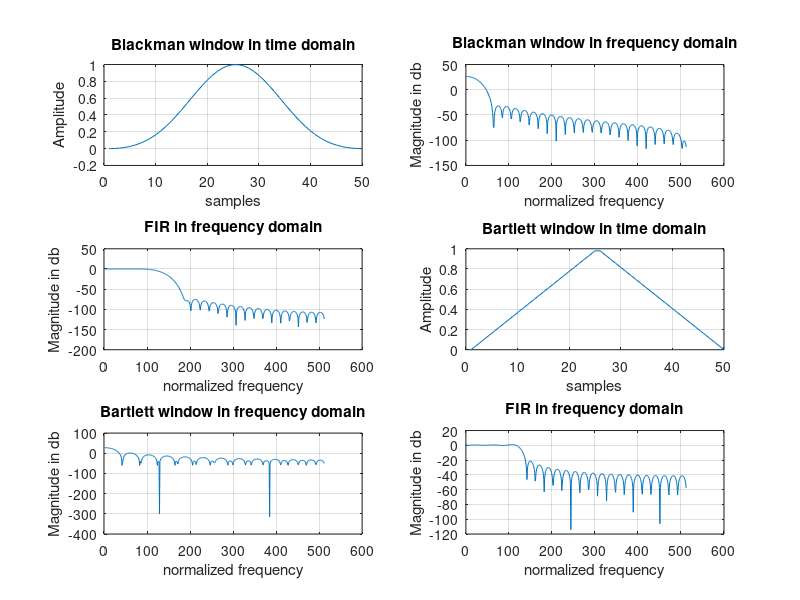

Recreate this plot in MATLAB.
%Name : Devashish Dewalkar
%Batch: K5
%Rollno: 32117


%title : FIR filter response using Hanning.
 
clear all;
 
wc = 0.25;
l = 50;
p = hann(l);
 
%subplot(3,2,1);

plot(p);
grid on;
title('Hanning window in time domain');
xlabel('samples');
ylabel('Amplitude');
 
r = freqz(p);
q = 20*log10(abs(r));
 
%subplot(3,2,2);
plot(q);
grid on;
title('Hanning window in frequency domain');
xlabel('normalized frequency');
ylabel('Magnitude in db');
 
w = fir1(l-1, wc, p);
 
z = freqz(w);
y = 20*log10(abs(z));
 
%subplot(3,2,3);
plot(y);
grid on;
title('FIR in frequency domain');
xlabel('normalized frequency');
ylabel('Magnitude in db');


%title : FIR filter response using Hamming.
 
clear all;
 
wc = 0.25;
l = 50;
p = hamming(l);
 
%subplot(3,2,4);
plot(p);
grid on;
title('Hamming window in time domain');
xlabel('samples');
ylabel('Amplitude');
 
r = freqz(p);
q = 20*log10(abs(r));
 
%subplot(3,2,5);
plot(q);
grid on;
title('Hamming window in frequency domain');
xlabel('normalized frequency');
ylabel('Magnitude in db');
 
w = fir1(l-1, wc, p);
 
z = freqz(w);
y = 20*log10(abs(z));
 
%subplot(3,2,6);
plot(y);
grid on;
title('FIR in frequency domain');
xlabel('normalized frequency');
ylabel('Magnitude \n in \n db');
 
 


 %title : FIR filter response using Blackman.
 
clear all;
 
wc = 0.25;
l = 50;
p = blackman(l);
 
subplot(3,2,1);
plot(p);
grid on;
title('Blackman window in time domain');
xlabel('samples');
ylabel('Amplitude');
 
r = freqz(p);
q = 20*log10(abs(r));
 
subplot(3,2,2);
plot(q);
grid on;
title('Blackman window in frequency domain');
xlabel('normalized frequency');
ylabel('Magnitude in db');
 
w = fir1(l-1, wc, p);
 
z = freqz(w);
y = 20*log10(abs(z));
 
subplot(3,2,3);
plot(y);
grid on;
title('FIR in frequency domain');
xlabel('normalized frequency');
ylabel('Magnitude in db');
 
 
%title : FIR filter response using Bartlett.
 
clear all;
 
wc = 0.25;
l = 50;
p = bartlett(l);
 
subplot(3,2,4);
plot(p);
grid on;
title('Bartlett window in time domain');
xlabel('samples');
ylabel('Amplitude');
 
r = freqz(p);
q = 20*log10(abs(r));
 
subplot(3,2,5);
plot(q);
grid on;
title('Bartlett window in frequency domain');
xlabel('normalized frequency');
ylabel('Magnitude in db');
 
w = fir1(l-1, wc, p);
 
z = freqz(w);
y = 20*log10(abs(z));
 
subplot(3,2,6);
plot(y);
grid on;
title('FIR in frequency domain');
xlabel('normalized frequency');
ylabel('Magnitude in db');
 
 

%title : FIR filter response using Rectwin.
 
clear all;
 
wc = 0.25;
l = 50;
p = rectwin(l);
 
%subplot(3,1,1);
plot(p);
grid on;
title('Rectwin window in time domain');
xlabel('samples');
ylabel('Amplitude');
 
r = freqz(p);
q = 20*log10(abs(r));
 
%subplot(3,1,2);
plot(q);
grid on;
title('Rectwin in frequency domain');
xlabel('normalized frequency');
ylabel('Magnitude in db');
 
w = fir1(l-1, wc, p);
 
z = freqz(w);
y = 20*log10(abs(z));
 
%subplot(3,1,3);
plot(y);
grid on;
title('FIR in frequency domain');
xlabel('normalized frequency');
ylabel('Magnitude in db');
 
 

%title : FIR filter response using Kaiser.
 
clear all;
 
wc = 0.25;
l = 50;
b = 0.5;
p = kaiser(l, b);
 
%subplot(3,1,1);
plot(p);
grid on;
title('Kaiser window in time domain');
xlabel('samples');
ylabel('Amplitude');
 
r = freqz(p);
q = 20*log10(abs(r));
 
%subplot(3,1,2);
plot(q);
grid on;
title('Kaiser window in frequency domain');
xlabel('normalized frequency');
ylabel('Magnitude in db');
 
w = fir1(l-1, wc, p);
 
z = freqz(w);
y = 20*log10(abs(z));
 
%subplot(3,1,3);
plot(y);
grid on;
title('FIR in frequency domain');
xlabel('normalized frequency');
ylabel('Magnitude in db');
 
 



 


